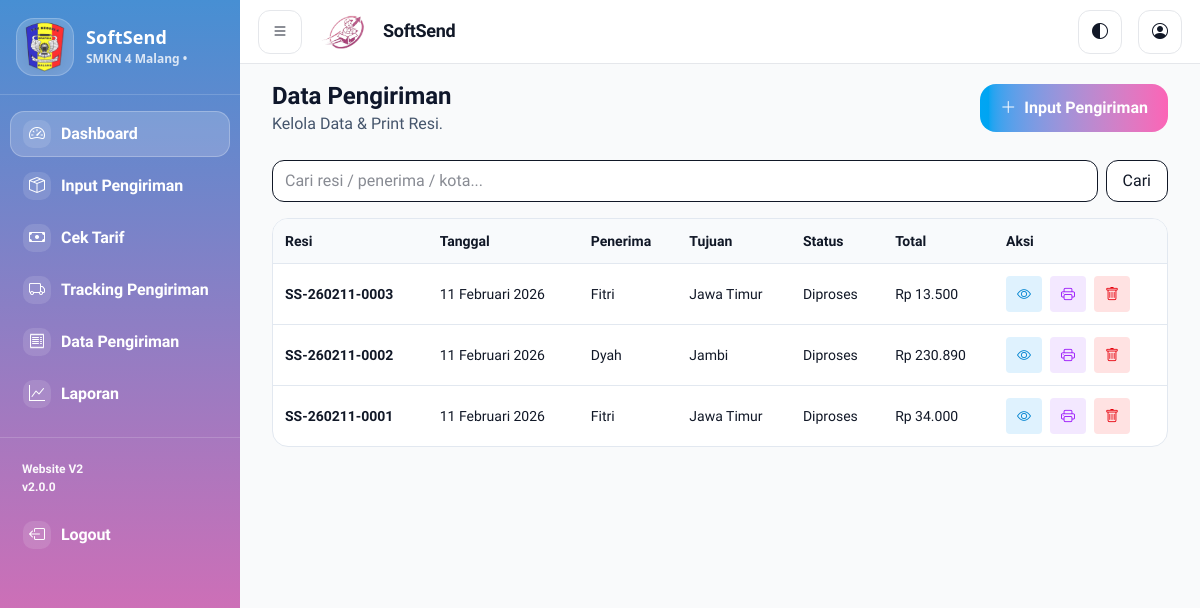
Before: /pages/resi/index.php (signed in) with the older database file.
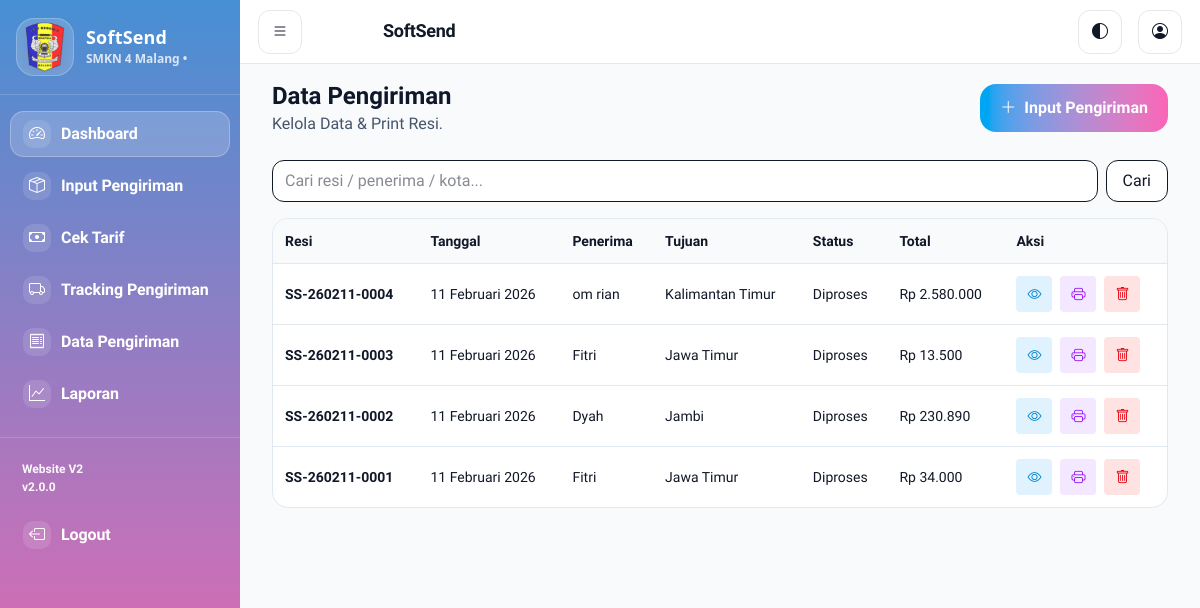
After: the same page with the newer database file.
### tables this page shows
CREATE TABLE `pengiriman` (
  `id` int(11) UNSIGNED NOT NULL,
  `nomor_resi` varchar(20) NOT NULL,
  `admin_id` int(11) UNSIGNED NOT NULL,
  `tanggal_kirim` date NOT NULL,
  `status` enum('Diproses','Dalam Perjalanan','Sampai Tujuan','Selesai','Dibatalkan','Terlambat') DEFAULT 'Diproses',
  `pengirim_nama` varchar(100) NOT NULL,
  `pengirim_telepon` varchar(15) NOT NULL,
  `pengirim_alamat` text NOT NULL,
  `pengirim_kota` varchar(50) NOT NULL,
  `pengirim_kecamatan` varchar(50) NOT NULL,
  `pengirim_kelurahan` varchar(50) NOT NULL,
  `pengirim_kodepos` varchar(10) NOT NULL,
  `penerima_nama` varchar(100) NOT NULL,
  `penerima_telepon` varchar(15) NOT NULL,
  `penerima_alamat` text NOT NULL,
  `penerima_kota` varchar(50) NOT NULL,
  `penerima_kecamatan` varchar(50) NOT NULL,
  `penerima_kelurahan` varchar(50) NOT NULL,
  `penerima_kodepos` varchar(10) NOT NULL,
  `barang_jenis` varchar(50) NOT NULL,
  `barang_berat_kg` decimal(10,2) NOT NULL,
  `barang_panjang_cm` decimal(10,2) DEFAULT NULL,
  `barang_lebar_cm` decimal(10,2) DEFAULT NULL,
  `barang_tinggi_cm` decimal(10,2) DEFAULT NULL,
  `barang_nilai` decimal(12,2) DEFAULT NULL,
  `barang_catatan` text DEFAULT NULL,
  `jenis_layanan` enum('Regular','Express','Same Day','Cargo') NOT NULL,
  `biaya_pengiriman` decimal(10,2) NOT NULL,
  `biaya_asuransi` decimal(10,2) DEFAULT 0.00,
  `biaya_packing` decimal(10,2) DEFAULT 0.00,
  `biaya_tambahan` decimal(10,2) DEFAULT 0.00,
  `total_biaya` decimal(10,2) NOT NULL,
  `metode_pembayaran` enum('Tunai','Transfer','COD') NOT NULL,
  `status_pembayaran` enum('Belum Dibayar','Dibayar','Lunas') DEFAULT 'Belum Dibayar',
  `estimasi_sampai` date NOT NULL,
  `tanggal_sampai` datetime DEFAULT NULL,
  `dibatalkan_pada` datetime DEFAULT NULL,
  `alasan_batal` text DEFAULT NULL,
  `created_at` timestamp NOT NULL DEFAULT current_timestamp(),
  `updated_at` timestamp NOT NULL DEFAULT current_timestamp() ON UPDATE current_timestamp()
);

### config/database.php (called while the page is built, shortened)
<?php
class Database
{
    private mysqli $conn;
    public function __construct()
    {
        $this->conn = new mysqli(DB_HOST, DB_USER, DB_PASS, DB_NAME);
    }
    public function query(string $sql, array $params = [], string $types = ''): mysqli_stmt
    {
        $stmt = $this->conn->prepare($sql);
        if (!$stmt->execute()) {
            throw new Exception('Gagal eksekusi query.');
        }
        return $stmt;
    }
    private function fetchAllAssoc(mysqli_stmt $stmt): array
    {
        $rows = [];
        $result = $stmt->get_result();
        if ($result !== false) {
            while ($row = $result->fetch_assoc()) {
                $rows[] = $row;
            }
            return $rows;
        }
        return $rows;
    }
    public function select(string $sql, array $params = [], string $types = ''): array
    {
        $stmt = $this->query($sql, $params, $types);
        $data = $this->fetchAllAssoc($stmt);
        return $data;
    }
}

### includes/functions.php (called while the page is built, shortened)
<?php
function format_rupiah($angka)
{
    $angka = $angka ?? 0;
    return 'Rp ' . number_format((float)$angka, 0, ',', '.');
}
function format_tanggal($tanggal, $format = 'd F Y')
{
    $bulan = [
        1 => 'Januari',
        'Februari',
        'Maret',
        'April',
        'Mei',
        'Juni',
        'Juli',
        'Agustus',
        'September',
        'Oktober',
        'November',
        'Desember'
    ];
    $timestamp = strtotime($tanggal);
    $hari = date('d', $timestamp);
    $bulan_angka = (int)date('n', $timestamp);
    $tahun = date('Y', $timestamp);
    return $hari . ' ' . $bulan[$bulan_angka] . ' ' . $tahun;
}

### pages/resi/index.php (the view, shortened to what the rows shown need)
<?php
require_once __DIR__ . '/../../config/database.php';
require_once __DIR__ . '/../../includes/functions.php';
$db = new Database();
$params = [];
$sql = "SELECT id, nomor_resi, tanggal_kirim, status, penerima_nama, penerima_kota, total_biaya
        FROM pengiriman";
$sql .= " ORDER BY id DESC LIMIT 50";
$rows = $db->select($sql, $params);
include __DIR__ . '/../../includes/header.php';
include __DIR__ . '/../../includes/sidebar.php';
?>
<main class="main-content">
  <div class="max-w-6xl mx-auto px-4 sm:px-6 lg:px-8">
    <div class="flex items-center justify-between gap-4 flex-wrap mb-6">
      <div>
        <h1 class="text-2xl font-bold text-slate-900 dark:text-slate-100">Data Pengiriman</h1>
      </div>
    </div>
    <div class="rounded-2xl bg-white dark:bg-slate-800 border border-slate-200 dark:border-slate-700 overflow-hidden">
      <table class="w-full text-sm">
        <thead class="bg-slate-50 dark:bg-slate-900/30">
          <tr class="text-left">
            <th class="p-3">Resi</th>
            <th class="p-3">Tanggal</th>
            <th class="p-3">Penerima</th>
            <th class="p-3">Tujuan</th>
            <th class="p-3">Status</th>
            <th class="p-3">Total</th>
            <th class="p-3">Aksi</th>
          </tr>
        </thead>
        <tbody>
          <?php if (!$rows): ?>
            <tr><td class="p-4" colspan="7">Belum ada data.</td></tr>
          <?php else: foreach ($rows as $r): ?>
            <tr class="border-t border-slate-200 dark:border-slate-700">
              <td class="p-3 font-semibold"><?= htmlspecialchars($r['nomor_resi']) ?></td>
              <td class="p-3"><?= format_tanggal($r['tanggal_kirim']) ?></td>
              <td class="p-3"><?= htmlspecialchars($r['penerima_nama']) ?></td>
              <td class="p-3"><?= htmlspecialchars($r['penerima_kota']) ?></td>
              <td class="p-3"><?= htmlspecialchars($r['status']) ?></td>
              <td class="p-3"><?= format_rupiah($r['total_biaya']) ?></td>
              <td class="p-3 flex gap-2 flex-wrap">
                <a href="index.php?page=resi/detail&resi=<?= urlencode($r['nomor_resi']) ?>"
     class="inline-flex items-center justify-center w-9 h-9 rounded
            bg-sky-100 text-sky-600 hover:bg-sky-200"
     title="Lihat Detail">
    <i class="bi bi-eye"></i>
  </a>
  <a class="inline-flex items-center justify-center w-9 h-9 rounded
            bg-purple-100 text-purple-600 hover:bg-purple-200"
                   href="<?= BASE_URL ?>?page=resi/preview&resi=<?= urlencode($r['nomor_resi']) ?>">
                 <i class="bi bi-printer"></i>
                </a>
  <button
    class="btn-hapus inline-flex items-center justify-center w-9 h-9 rounded
           bg-red-100 text-red-600 hover:bg-red-200"
    data-resi="<?= $r['nomor_resi'] ?>">
    <i class="bi bi-trash"></i>
</button>
              </td>
            </tr>
          <?php endforeach; endif; ?>
        </tbody>
      </table>
    </div>
  </div>
</main>
<?php include __DIR__ . '/../../includes/footer.php'; ?>

Changed rows visible on the page:
added pengiriman: nomor_resi "SS-260211-0004", tanggal_kirim "11 Februari 2026", penerima_nama "om rian", penerima_kota "Kalimantan Timur", status "Diproses", total_biaya "Rp 2.580.000"
